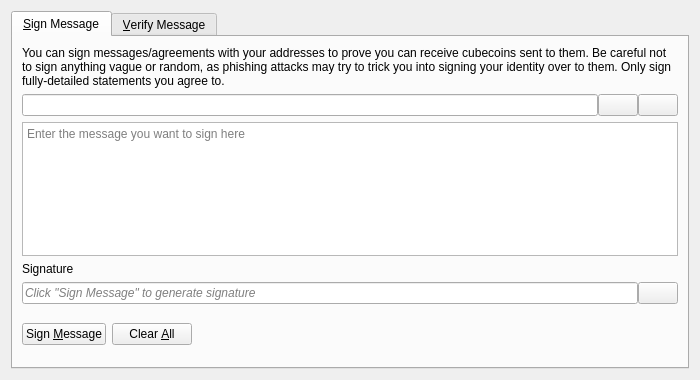
<?xml version="1.0" encoding="UTF-8"?>
<ui version="4.0">
 <class>SignVerifyMessageDialog</class>
 <widget class="QDialog" name="SignVerifyMessageDialog">
  <property name="geometry">
   <rect>
    <x>0</x>
    <y>0</y>
    <width>700</width>
    <height>380</height>
   </rect>
  </property>
  <property name="windowTitle">
   <string>Signatures - Sign / Verify a Message</string>
  </property>
  <property name="modal">
   <bool>true</bool>
  </property>
  <layout class="QVBoxLayout" name="verticalLayout">
   <item>
    <widget class="QTabWidget" name="tabWidget">
     <property name="currentIndex">
      <number>0</number>
     </property>
     <widget class="QWidget" name="tabSignMessage">
      <attribute name="title">
       <string>&amp;Sign Message</string>
      </attribute>
      <layout class="QVBoxLayout" name="verticalLayout_SM">
       <item>
        <widget class="QLabel" name="infoLabel_SM">
         <property name="text">
          <string>You can sign messages/agreements with your addresses to prove you can receive cubecoins sent to them. Be careful not to sign anything vague or random, as phishing attacks may try to trick you into signing your identity over to them. Only sign fully-detailed statements you agree to.</string>
         </property>
         <property name="textFormat">
          <enum>Qt::PlainText</enum>
         </property>
         <property name="wordWrap">
          <bool>true</bool>
         </property>
        </widget>
       </item>
       <item>
        <layout class="QHBoxLayout" name="horizontalLayout_1_SM">
         <property name="spacing">
          <number>0</number>
         </property>
         <item>
          <widget class="QValidatedLineEdit" name="addressIn_SM">
           <property name="toolTip">
            <string>The CubeCoin address to sign the message with</string>
           </property>
          </widget>
         </item>
         <item>
          <widget class="QPushButton" name="addressBookButton_SM">
           <property name="toolTip">
            <string>Choose previously used address</string>
           </property>
           <property name="text">
            <string/>
           </property>
           <property name="icon">
            <iconset resource="../bitcoin.qrc">
             <normaloff>:/icons/address-book</normaloff>:/icons/address-book</iconset>
           </property>
           <property name="shortcut">
            <string>Alt+A</string>
           </property>
           <property name="autoDefault">
            <bool>false</bool>
           </property>
          </widget>
         </item>
         <item>
          <widget class="QPushButton" name="pasteButton_SM">
           <property name="toolTip">
            <string>Paste address from clipboard</string>
           </property>
           <property name="text">
            <string/>
           </property>
           <property name="icon">
            <iconset resource="../bitcoin.qrc">
             <normaloff>:/icons/editpaste</normaloff>:/icons/editpaste</iconset>
           </property>
           <property name="shortcut">
            <string>Alt+P</string>
           </property>
           <property name="autoDefault">
            <bool>false</bool>
           </property>
          </widget>
         </item>
        </layout>
       </item>
       <item>
        <widget class="QPlainTextEdit" name="messageIn_SM">
         <property name="toolTip">
          <string>Enter the message you want to sign here</string>
         </property>
         <property name="placeholderText">
          <string>Enter the message you want to sign here</string>
         </property>
        </widget>
       </item>
       <item>
        <widget class="QLabel" name="signatureLabel_SM">
         <property name="text">
          <string>Signature</string>
         </property>
         <property name="textFormat">
          <enum>Qt::PlainText</enum>
         </property>
        </widget>
       </item>
       <item>
        <layout class="QHBoxLayout" name="horizontalLayout_2_SM">
         <property name="spacing">
          <number>0</number>
         </property>
         <item>
          <widget class="QLineEdit" name="signatureOut_SM">
           <property name="placeholderText">
            <string>Click "Sign Message" to generate signature</string>
           </property>
           <property name="font">
            <font>
             <italic>true</italic>
            </font>
           </property>
           <property name="readOnly">
            <bool>true</bool>
           </property>
          </widget>
         </item>
         <item>
          <widget class="QPushButton" name="copySignatureButton_SM">
           <property name="toolTip">
            <string>Copy the current signature to the system clipboard</string>
           </property>
           <property name="text">
            <string/>
           </property>
           <property name="icon">
            <iconset resource="../bitcoin.qrc">
             <normaloff>:/icons/editcopy</normaloff>:/icons/editcopy</iconset>
           </property>
           <property name="autoDefault">
            <bool>false</bool>
           </property>
          </widget>
         </item>
        </layout>
       </item>
       <item>
        <layout class="QHBoxLayout" name="horizontalLayout_3_SM">
         <item>
          <widget class="QPushButton" name="signMessageButton_SM">
           <property name="toolTip">
            <string>Sign the message to prove you own this CubeCoin address</string>
           </property>
           <property name="text">
            <string>Sign &amp;Message</string>
           </property>
           <property name="icon">
            <iconset resource="../bitcoin.qrc">
             <normaloff>:/icons/edit</normaloff>:/icons/edit</iconset>
           </property>
           <property name="autoDefault">
            <bool>false</bool>
           </property>
          </widget>
         </item>
         <item>
          <widget class="QPushButton" name="clearButton_SM">
           <property name="toolTip">
            <string>Reset all sign message fields</string>
           </property>
           <property name="text">
            <string>Clear &amp;All</string>
           </property>
           <property name="icon">
            <iconset resource="../bitcoin.qrc">
             <normaloff>:/icons/remove</normaloff>:/icons/remove</iconset>
           </property>
           <property name="autoDefault">
            <bool>false</bool>
           </property>
          </widget>
         </item>
         <item>
          <spacer name="horizontalSpacer_1_SM">
           <property name="orientation">
            <enum>Qt::Horizontal</enum>
           </property>
           <property name="sizeHint" stdset="0">
            <size>
             <width>40</width>
             <height>48</height>
            </size>
           </property>
          </spacer>
         </item>
         <item>
          <widget class="QLabel" name="statusLabel_SM">
           <property name="font">
            <font>
             <weight>75</weight>
             <bold>true</bold>
            </font>
           </property>
           <property name="text">
            <string/>
           </property>
           <property name="wordWrap">
            <bool>true</bool>
           </property>
          </widget>
         </item>
         <item>
          <spacer name="horizontalSpacer_2_SM">
           <property name="orientation">
            <enum>Qt::Horizontal</enum>
           </property>
           <property name="sizeHint" stdset="0">
            <size>
             <width>40</width>
             <height>48</height>
            </size>
           </property>
          </spacer>
         </item>
        </layout>
       </item>
      </layout>
     </widget>
     <widget class="QWidget" name="tabVerifyMessage">
      <attribute name="title">
       <string>&amp;Verify Message</string>
      </attribute>
      <layout class="QVBoxLayout" name="verticalLayout_VM">
       <item>
        <widget class="QLabel" name="infoLabel_VM">
         <property name="text">
          <string>Enter the receiver's address, message (ensure you copy line breaks, spaces, tabs, etc. exactly) and signature below to verify the message. Be careful not to read more into the signature than what is in the signed message itself, to avoid being tricked by a man-in-the-middle attack. Note that this only proves the signing party receives with the address, it cannot prove sendership of any transaction!</string>
         </property>
         <property name="textFormat">
          <enum>Qt::PlainText</enum>
         </property>
         <property name="alignment">
          <set>Qt::AlignLeading|Qt::AlignLeft|Qt::AlignTop</set>
         </property>
         <property name="wordWrap">
          <bool>true</bool>
         </property>
        </widget>
       </item>
       <item>
        <layout class="QHBoxLayout" name="horizontalLayout_1_VM">
         <property name="spacing">
          <number>0</number>
         </property>
         <item>
          <widget class="QValidatedLineEdit" name="addressIn_VM">
           <property name="toolTip">
            <string>The CubeCoin address the message was signed with</string>
           </property>
          </widget>
         </item>
         <item>
          <widget class="QPushButton" name="addressBookButton_VM">
           <property name="toolTip">
            <string>Choose previously used address</string>
           </property>
           <property name="text">
            <string/>
           </property>
           <property name="icon">
            <iconset resource="../bitcoin.qrc">
             <normaloff>:/icons/address-book</normaloff>:/icons/address-book</iconset>
           </property>
           <property name="shortcut">
            <string>Alt+A</string>
           </property>
           <property name="autoDefault">
            <bool>false</bool>
           </property>
          </widget>
         </item>
        </layout>
       </item>
       <item>
        <widget class="QPlainTextEdit" name="messageIn_VM">
          <property name="toolTip">
            <string>The signed message to verify</string>
          </property>
          <property name="placeholderText">
            <string>The signed message to verify</string>
          </property>
        </widget>
       </item>
       <item>
        <widget class="QValidatedLineEdit" name="signatureIn_VM">
          <property name="toolTip">
            <string>The signature given when the message was signed</string>
          </property>
          <property name="placeholderText">
            <string>The signature given when the message was signed</string>
          </property>
        </widget>
       </item>
       <item>
        <layout class="QHBoxLayout" name="horizontalLayout_2_VM">
         <item>
          <widget class="QPushButton" name="verifyMessageButton_VM">
           <property name="toolTip">
            <string>Verify the message to ensure it was signed with the specified CubeCoin address</string>
           </property>
           <property name="text">
            <string>Verify &amp;Message</string>
           </property>
           <property name="icon">
            <iconset resource="../bitcoin.qrc">
             <normaloff>:/icons/transaction_0</normaloff>:/icons/transaction_0</iconset>
           </property>
           <property name="autoDefault">
            <bool>false</bool>
           </property>
          </widget>
         </item>
         <item>
          <widget class="QPushButton" name="clearButton_VM">
           <property name="toolTip">
            <string>Reset all verify message fields</string>
           </property>
           <property name="text">
            <string>Clear &amp;All</string>
           </property>
           <property name="icon">
            <iconset resource="../bitcoin.qrc">
             <normaloff>:/icons/remove</normaloff>:/icons/remove</iconset>
           </property>
           <property name="autoDefault">
            <bool>false</bool>
           </property>
          </widget>
         </item>
         <item>
          <spacer name="horizontalSpacer_1_VM">
           <property name="orientation">
            <enum>Qt::Horizontal</enum>
           </property>
           <property name="sizeHint" stdset="0">
            <size>
             <width>40</width>
             <height>48</height>
            </size>
           </property>
          </spacer>
         </item>
         <item>
          <widget class="QLabel" name="statusLabel_VM">
           <property name="font">
            <font>
             <weight>75</weight>
             <bold>true</bold>
            </font>
           </property>
           <property name="text">
            <string/>
           </property>
           <property name="wordWrap">
            <bool>true</bool>
           </property>
          </widget>
         </item>
         <item>
          <spacer name="horizontalSpacer_2_VM">
           <property name="orientation">
            <enum>Qt::Horizontal</enum>
           </property>
           <property name="sizeHint" stdset="0">
            <size>
             <width>40</width>
             <height>48</height>
            </size>
           </property>
          </spacer>
         </item>
        </layout>
       </item>
      </layout>
     </widget>
    </widget>
   </item>
  </layout>
 </widget>
 <customwidgets>
  <customwidget>
   <class>QValidatedLineEdit</class>
   <extends>QLineEdit</extends>
   <header>qt/qvalidatedlineedit.h</header>
  </customwidget>
 </customwidgets>
 <resources>
  <include location="../bitcoin.qrc"/>
 </resources>
 <connections/>
</ui>
